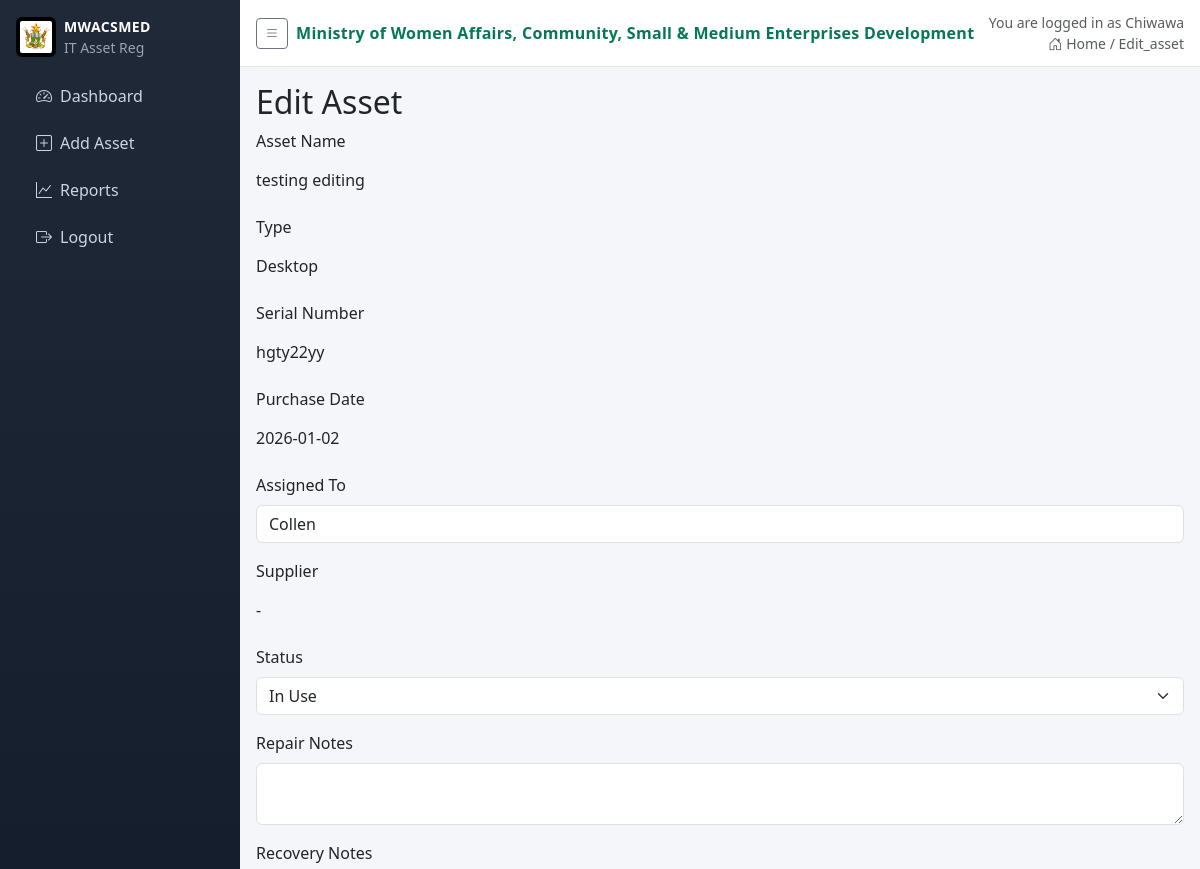
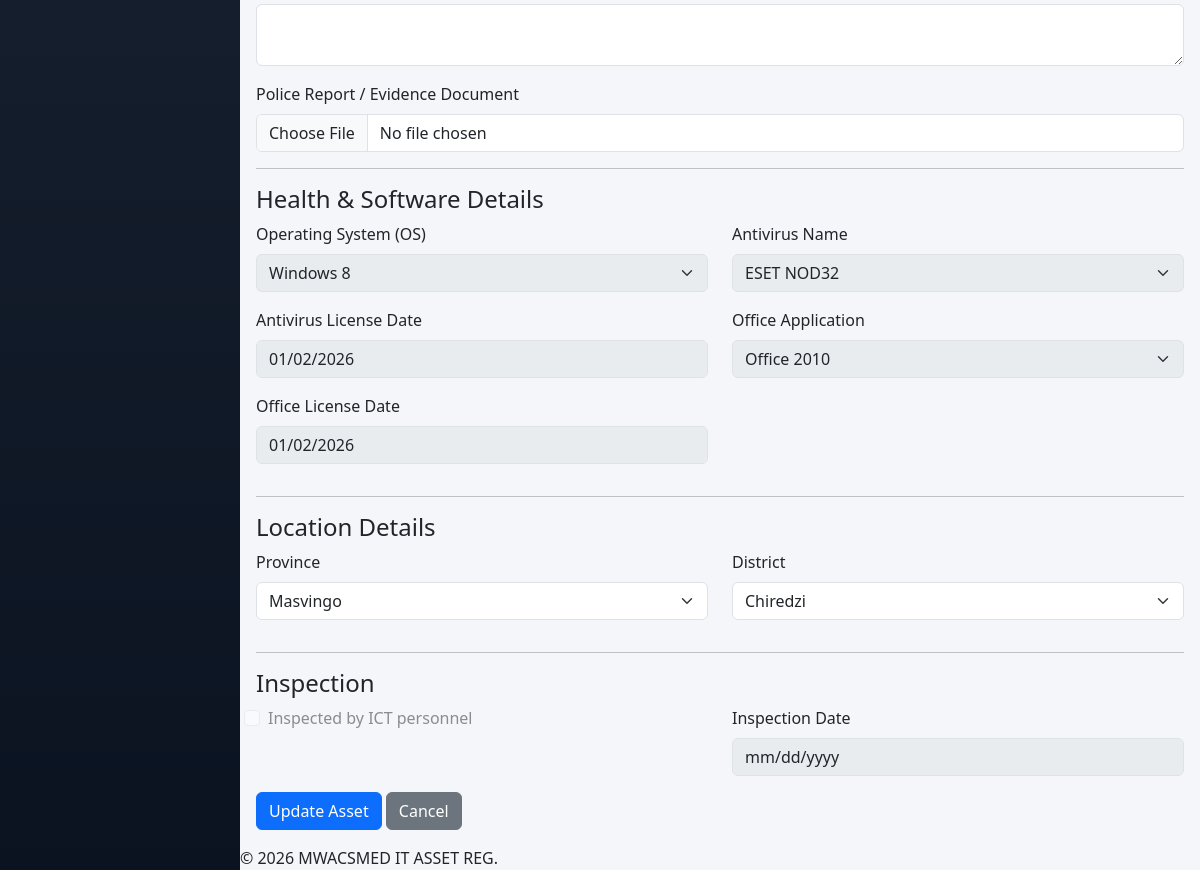
/edit/9 (signed in), run on an earlier commit of the app's database (2 pictures, top to bottom).
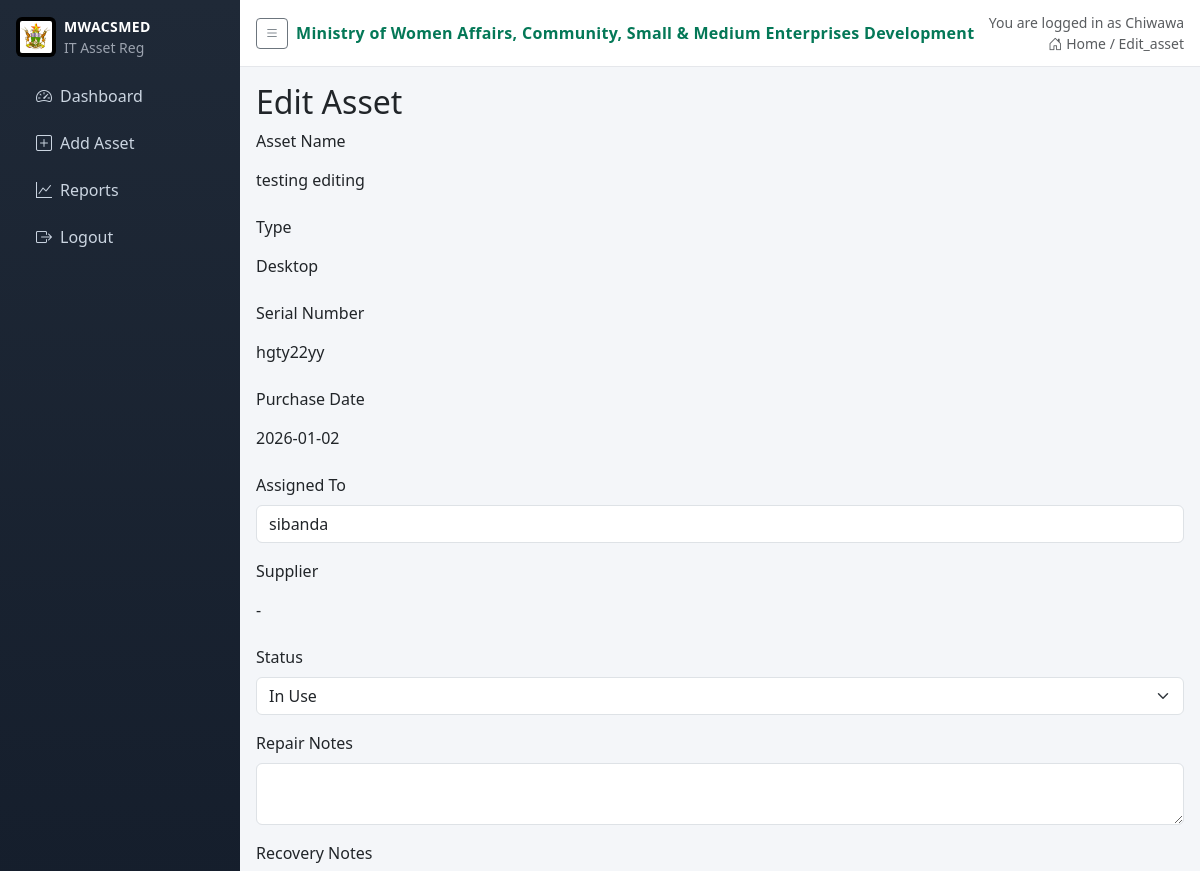
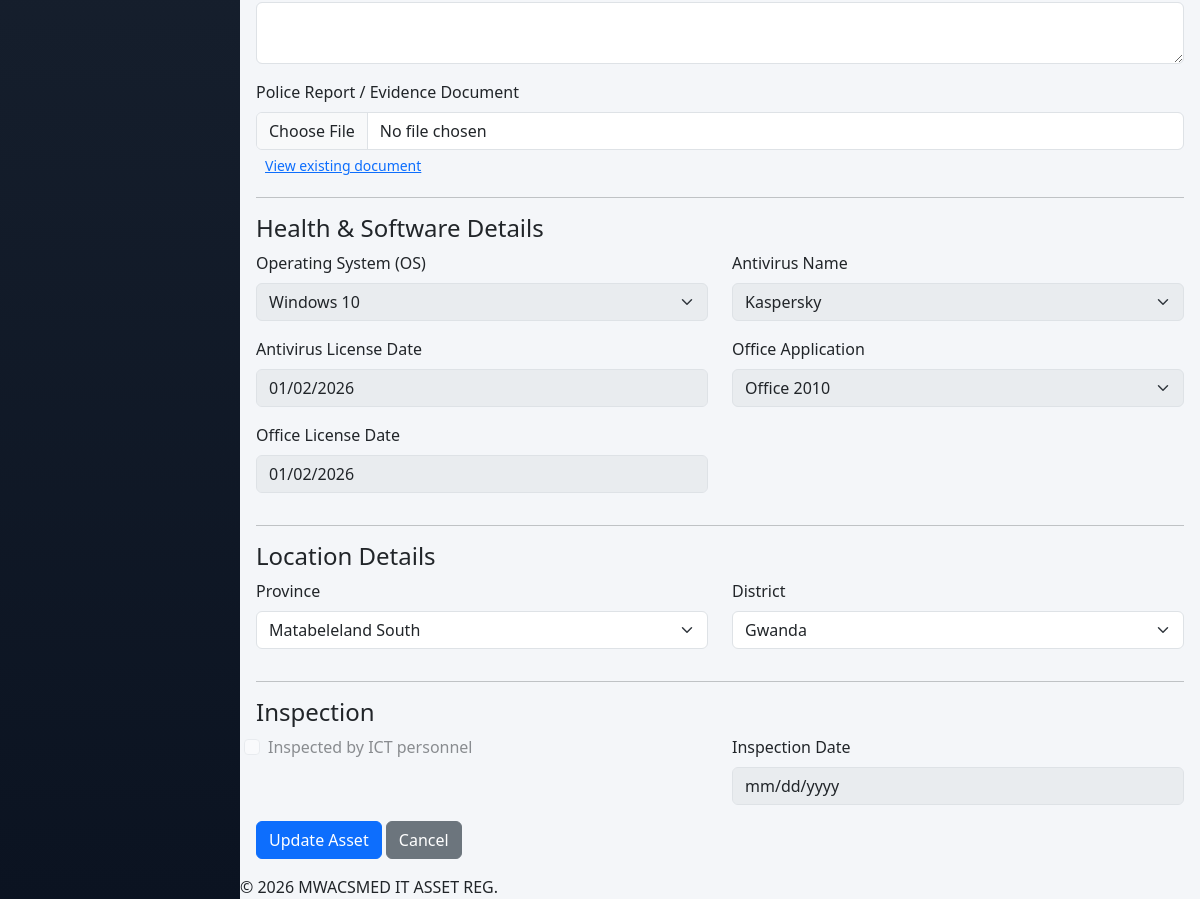
And on a later commit of the database (2 pictures, top to bottom).
### app.py (models this page shows, shortened)
class Asset(db.Model):
    id = db.Column(db.Integer, primary_key=True)
    name = db.Column(db.String(100), nullable=False)
    type = db.Column(db.String(50), nullable=False)
    serial_number = db.Column(db.String(100), unique=True, nullable=False)
    purchase_date = db.Column(db.Date, nullable=True)
    assigned_to = db.Column(db.String(100), nullable=True)
    supplier = db.Column(db.String(120), nullable=True)
    status = db.Column(db.String(50), default='In Stock')
    antivirus_name = db.Column(db.String(100), nullable=True)
    antivirus_license_date = db.Column(db.Date, nullable=True)
    office_name = db.Column(db.String(100), nullable=True)
    office_license_date = db.Column(db.Date, nullable=True)
    os_name = db.Column(db.String(100), nullable=True)
    province = db.Column(db.String(100), nullable=True)
    district = db.Column(db.String(100), nullable=True)
    inspected_by_ict = db.Column(db.Boolean, default=False)
    inspection_date = db.Column(db.Date, nullable=True)
    created_by_user_id = db.Column(db.Integer, nullable=True)

class User(db.Model):
    id = db.Column(db.Integer, primary_key=True)
    username = db.Column(db.String(80), unique=True, nullable=False)
    password_hash = db.Column(db.String(200), nullable=False)
    role = db.Column(db.String(20), nullable=False)
    province = db.Column(db.String(100), nullable=True)  # 'Head Office' or specific province
    district = db.Column(db.String(100), nullable=True)
    active = db.Column(db.Boolean, default=True, nullable=False)
    email = db.Column(db.String(120), nullable=True)

### app.py (the view, shortened to what this page needs)
@app.route('/edit/<int:id>', methods=['GET', 'POST'])
@login_required
def edit_asset(id):
    asset = Asset.query.get_or_404(id)
    if not has_asset_edit_rights():
        flash('Access denied', 'danger')
        return redirect(url_for('index'))
    q = filter_by_user_location(Asset.query.filter(Asset.id == id))
    if not q.first():
        flash('Access denied for this asset', 'danger')
        return redirect(url_for('index'))
    existing_loss_doc = AssetDocument.query.filter_by(asset_id=asset.id, doc_type='loss_evidence').order_by(AssetDocument.timestamp.desc()).first()
    return render_template('edit_asset.html', asset=asset, existing_loss_doc=existing_loss_doc)

### app.py (called while the page is built, shortened)
def login_required(f):
    @wraps(f)
    def wrapper(*args, **kwargs):
        if not session.get('user_id'):
            return redirect(url_for('login'))
        return f(*args, **kwargs)
    return wrapper

def current_user():
    uid = session.get('user_id')
    if not uid:
        return None
    return User.query.get(uid)

def has_asset_edit_rights():
    u = current_user()
    if not u:
        return False
    if u.role == 'IT':
        return True
    return u.role in ['Admin', 'AdminProvince', 'AdminDistrict']

def filter_by_user_location(query):
    u = current_user()
    if not u:
        return query
    if u.role == 'IT':
        return query
    if u.province == 'Head Office':
        return query

@app.context_processor
def inject_user():
    return {
        'current_user': current_user(),
        'current_role': (current_user().role if current_user() else None),
        'ministry_name': app.config.get('MINISTRY_NAME'),
        'logo_url': app.config.get('LOGO_STATIC_PATH')
    }

### templates/edit_asset.html (shortened to what the changed rows need)
{% extends 'base.html' %}
{% block content %}
<h2>Edit Asset</h2>
<form method="POST" enctype="multipart/form-data">
    <div class="mb-3">
        <label class="form-label">Asset Name</label>
        <p class="form-control-plaintext">{{ asset.name }}</p>
    </div>
    <div class="mb-3">
        <label class="form-label">Type</label>
        <p class="form-control-plaintext">{{ asset.type }}</p>
    </div>
    <div class="mb-3">
        <label class="form-label">Serial Number</label>
        <p class="form-control-plaintext">{{ asset.serial_number }}</p>
    </div>
    <div class="mb-3">
        <label class="form-label">Purchase Date</label>
        <p class="form-control-plaintext">{{ asset.purchase_date or '-' }}</p>
    </div>
    <div class="mb-3">
        <label for="assigned_to" class="form-label">Assigned To</label>
        <input type="text" class="form-control" id="assigned_to" name="assigned_to" value="{{ asset.assigned_to or '' }}">
    </div>
    <div class="mb-3">
        <label class="form-label">Supplier</label>
        <p class="form-control-plaintext">{{ asset.supplier or '-' }}</p>
    </div>
    <div class="mb-3">
        <label for="status" class="form-label">Status</label>
        <select class="form-select" id="status" name="status" required>
            <option value="In Use" {% if asset.status == 'In Use' %}selected{% endif %}>In Use</option>
        </select>
    </div>
    <div class="mb-3">
        <label for="loss_evidence" class="form-label">Police Report / Evidence Document</label>
        <input type="file" class="form-control" id="loss_evidence" name="loss_evidence" accept=".pdf,.png,.jpg,.jpeg">
        {% if existing_loss_doc %}
        <a href="{{ url_for('download_asset_document', asset_id=asset.id, doc_id=existing_loss_doc.id) }}" class="btn btn-link btn-sm">View existing document</a>
        {% endif %}
    </div>
    <div id="health-section">
        <div class="row">
            <div class="col-md-6 mb-3">
            <label for="os_name" class="form-label">Operating System (OS)</label>
            <select class="form-select" id="os_name" name="os_name" {% if current_role != 'IT' %}disabled{% endif %}>
                <option value="Windows 8" {% if asset.os_name == 'Windows 8' %}selected{% endif %}>Windows 8</option>
                <option value="Windows 10" {% if asset.os_name == 'Windows 10' %}selected{% endif %}>Windows 10</option>
            </select>
        </div>
        <div class="col-md-6 mb-3">
            <label for="antivirus_name" class="form-label">Antivirus Name</label>
            <select class="form-select" id="antivirus_name" name="antivirus_name" {% if current_role != 'IT' %}disabled{% endif %}>
                <option value="ESET NOD32" {% if asset.antivirus_name == 'ESET NOD32' %}selected{% endif %}>ESET NOD32</option>
                <option value="Kaspersky" {% if asset.antivirus_name == 'Kaspersky' %}selected{% endif %}>Kaspersky</option>
            </select>
        </div>
        <div class="col-md-6 mb-3">
            <label for="antivirus_license_date" class="form-label">Antivirus License Date</label>
            <input type="date" class="form-control" id="antivirus_license_date" name="antivirus_license_date" value="{{ asset.antivirus_license_date }}" {% if current_role != 'IT' %}disabled{% endif %}>
        </div>
        <div class="col-md-6 mb-3">
            <label for="office_name" class="form-label">Office Application</label>
            <select class="form-select" id="office_name" name="office_name" {% if current_role != 'IT' %}disabled{% endif %}>
                <option value="Office 2010" {% if asset.office_name == 'Office 2010' %}selected{% endif %}>Office 2010</option>
            </select>
        </div>
        <div class="col-md-6 mb-3">
            <label for="office_license_date" class="form-label">Office License Date</label>
            <input type="date" class="form-control" id="office_license_date" name="office_license_date" value="{{ asset.office_license_date }}" {% if current_role != 'IT' %}disabled{% endif %}>
        </div>
    </div>
    </div>
    <div class="row">
        <div class="col-md-6 mb-3">
            <label for="province" class="form-label">Province</label>
            <select class="form-select" id="province" name="province" onchange="updateDistricts()" {% if current_role != 'IT' and current_user and current_user.province != 'Head Office' %}disabled{% endif %}>
                {% if current_role == 'IT' or (current_user and current_user.province == 'Head Office') %}
                <option value="Masvingo" {% if asset.province == 'Masvingo' %}selected{% endif %}>Masvingo</option>
                <option value="Matabeleland South" {% if asset.province == 'Matabeleland South' %}selected{% endif %}>Matabeleland South</option>
                {% else %}
                <option value="{{ current_user.province }}" selected>{{ current_user.province }}</option>
                {% endif %}
            </select>
        </div>
        <div class="col-md-6 mb-3">
            <label for="district" class="form-label">District</label>
            <select class="form-select" id="district" name="district" data-selected="{{ asset.district }}" {% if current_role == 'AdminDistrict' and current_user and current_user.district %}disabled{% endif %}>
                {% if asset.district %}
                <option value="{{ asset.district }}" selected>{{ asset.district }}</option>
                {% else %}
                <option value="">Select District</option>
                {% endif %}
            </select>
        </div>
    </div>
    <div class="row">
        <div class="col-md-6 mb-3 form-check">
            <input type="checkbox" class="form-check-input" id="inspected_by_ict" name="inspected_by_ict" {% if asset.inspected_by_ict %}checked{% endif %} {% if current_role != 'IT' or asset.inspected_by_ict or asset.inspection_date %}disabled{% endif %}>
            <label class="form-check-label" for="inspected_by_ict">Inspected by ICT personnel</label>
        </div>
        <div class="col-md-6 mb-3">
            <label for="inspection_date" class="form-label">Inspection Date</label>
            <input type="date" class="form-control" id="inspection_date" name="inspection_date" value="{{ asset.inspection_date }}" {% if current_role != 'IT' or asset.inspected_by_ict or asset.inspection_date %}disabled{% endif %}>
        </div>
    </div>
</form>
{% endblock %}

### templates/base.html (shortened to what this page needs)
<!doctype html>
<html lang="en">
  <head>
    <link href="https://cdn.jsdelivr.net/npm/bootstrap@5.3.0/dist/css/bootstrap.min.css" rel="stylesheet">
    <link rel="stylesheet" href="https://cdn.jsdelivr.net/npm/bootstrap-icons@1.11.1/font/bootstrap-icons.css">
  </head>
  <body>
    <aside class="sidebar">
      <div class="brand d-flex align-items-center gap-2">
        {% if logo_url %}
        <img class="brand-logo" src="{{ logo_url }}" alt="" onerror="this.remove()">
        {% endif %}
        <div>
          <div class="brand-title">MWACSMED</div>
          <div class="brand-sub small">IT Asset Reg</div>
        </div>
      </div>
      <nav class="nav flex-column">
        <a class="nav-link {% if request.endpoint=='index' %}active{% endif %}" href="{{ url_for('index') }}"><i class="bi bi-speedometer2 me-2"></i>Dashboard</a>
        <a class="nav-link {% if request.endpoint=='add_asset' %}active{% endif %}" href="{{ url_for('add_asset') }}"><i class="bi bi-plus-square me-2"></i>Add Asset</a>
        <a class="nav-link {% if request.endpoint=='reports' %}active{% endif %}" href="{{ url_for('reports') }}"><i class="bi bi-graph-up me-2"></i>Reports</a>
        {% if current_user %}
        <a class="nav-link" href="{{ url_for('logout') }}"><i class="bi bi-box-arrow-right me-2"></i>Logout</a>
        {% else %}
        <a class="nav-link {% if request.endpoint=='login' %}active{% endif %}" href="{{ url_for('login') }}"><i class="bi bi-box-arrow-in-right me-2"></i>Login</a>
        {% endif %}
      </nav>
    </aside>
    <div class="main">
      <div class="topbar d-flex justify-content-between align-items-center">
        <div class="d-flex align-items-center gap-2">
          <button class="btn btn-outline-secondary btn-sm" id="sidebarToggle"><i class="bi bi-list"></i></button>
          <div class="ministry">{{ ministry_name }}</div>
        </div>
        <div class="text-muted small text-end">
          {% if current_user %}
          <div>You are logged in as {{ current_user.username }}</div>
          {% endif %}
          <div><i class="bi bi-house-door me-1"></i>Home / {{ request.endpoint|capitalize }}</div>
        </div>
      </div>
      <div class="content">
      {% block content %}{% endblock %}
      </div>
      <div class="footer-copy">© 2026 MWACSMED IT ASSET REG.</div>
    </div>
  </body>
</html>

What changed in the data, as far as the page shows it:
changed User "Chiwawa": district "Chiredzi" → "Gwanda"
changed Asset "testing editing": assigned_to "Collen" → "sibanda"; os_name "Windows 8" → "Windows 10"; antivirus_name "ESET NOD32" → "Kaspersky"; province "Masvingo" → "Matabeleland South"
Also different on the page:
text now shown: "View existing document"
